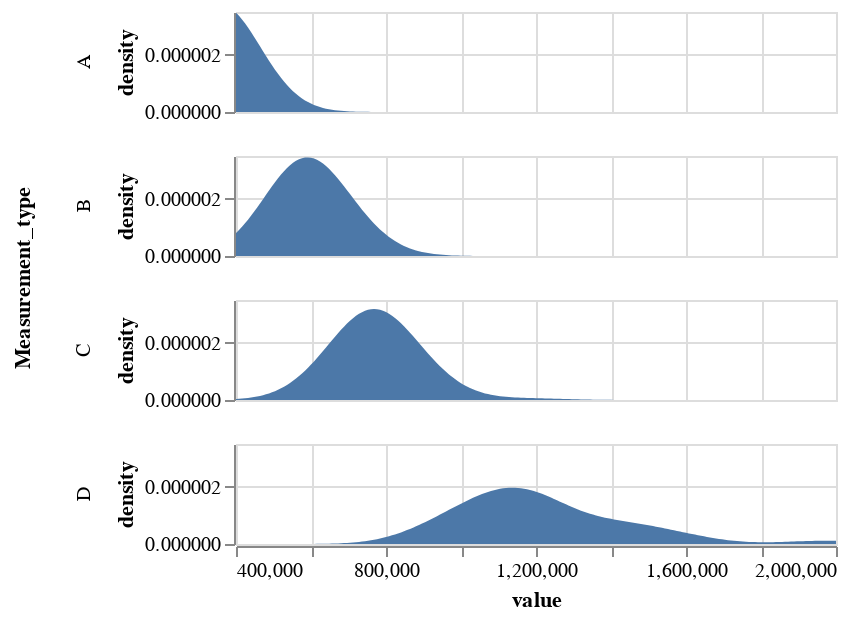

Notebook code for this chart:
### Code cell
source = pd.DataFrame({
    'x': test2.index,
    'A': list(test2['A_0-1K']),
    'B': list(test2['B_1.0K-1.5K']),
    'C': list(test2['C_1.5k-2K']),
    'D': list(test2['D_2K+']),
})

alt.Chart(source).transform_fold(
    ['A','B','C','D'],
    as_ = ['Measurement_type', 'value']
).transform_density(
    density='value', # total sqft
    bandwidth=100000,
    groupby=['Measurement_type'], # sqft bin
    extent= [400000, 2000000]
).mark_area().encode(
    alt.X('value:Q'), #sqft
    alt.Y('density:Q'),
    alt.Row('Measurement_type:N') 
).properties(width=300, height=50)
